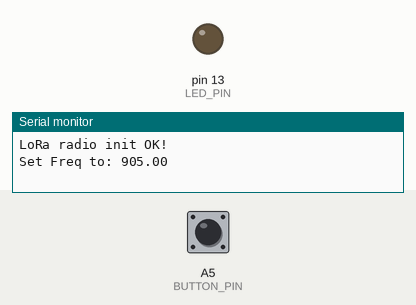
A sketch run on a simulated Arduino Nano, built with avr-gcc and run on an emulated ATmega328P. On the bench: output pins drawn as LEDs (lit = HIGH), the last lines printed to the serial monitor. Inputs (shaded band) come from the test bench; at power-on: A5 (BUTTON_PIN) LOW. No radio packets arrive unless stated; pins used as bus, display or sensor lines are not drawn.

Above: at 1.2 s.
1.3 s: A5 (BUTTON_PIN) pulled HIGH for 0.15 s
At 1.56 s:
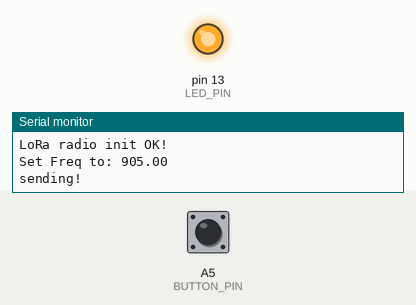
3.1 s: A5 (BUTTON_PIN) pulled HIGH for 3.2 s
At 6.8 s:
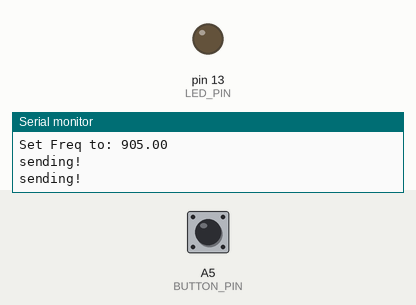
Timing chart, 0 to 8.3 s (numbered marks = the images above; inputs shaded):
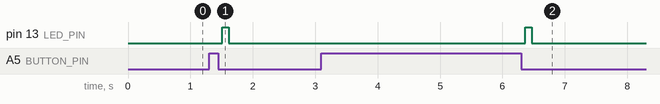

The sketch:

bounce_button_m0_send.ino
```cpp
/*
 DESCRIPTION
 ====================
 This is an example of the Bounce2::Button class.
 When the user presses a physical button, it toggles a LED on or off.
 The Button class matches an electrical state to a physical action.
 Use .setPressedState(LOW or HIGH) to set the detection state for when the button is pressed.


 INSCRUCTIONS
 ====================

 Set BUTTON_PIN to the pin attached to the button.
 Set LED_PIN to the pin attached to a LED.

 */

 // WE WILL attach() THE BUTTON TO THE FOLLOWING PIN IN setup()
#define BUTTON_PIN A5

// DEFINE THE PIN FOR THE LED :
// 1) SOME BOARDS HAVE A DEFAULT LED (LED_BUILTIN)
//#define LED_PIN LED_BUILTIN
// 2) OTHERWISE SET YOUR OWN PIN
#define LED_PIN 13

// Include the Bounce2 library found here :
// https://github.com/thomasfredericks/Bounce2
#include <Bounce2.h>

// INSTANTIATE A Button OBJECT FROM THE Bounce2 NAMESPACE
Bounce2::Button button = Bounce2::Button();

// SET A VARIABLE TO STORE THE LED STATE
int ledState = LOW;


#include <SPI.h>
#include <RH_RF95.h> //https://cdn-learn.adafruit.com/assets/assets/000/035/106/original/RadioHead-1.62.zip?1472068723


typedef struct {
  float         press; //pressure
  float         temp;   //temperature maybe?
  int           nodeID;
} Payload;
Payload theData;


// for feather m0
#define RFM95_CS 8
#define RFM95_RST 4
#define RFM95_INT 3


#define VBATPIN A7

// Change to 434.0 or other frequency, must match RX's freq!
#define RF95_FREQ 905.0

// Singleton instance of the radio driver
RH_RF95 rf95(RFM95_CS, RFM95_INT);


void setup() {

  // BUTTON SETUP

  // SELECT ONE OF THE FOLLOWING :
  // 1) IF YOUR BUTTON HAS AN INTERNAL PULL-UP
  // button.attach( BUTTON_PIN ,  INPUT_PULLUP ); // USE INTERNAL PULL-UP
  // 2) IF YOUR BUTTON USES AN EXTERNAL PULL-UP
  button.attach( BUTTON_PIN, INPUT ); // USE EXTERNAL PULL-UP

  // DEBOUNCE INTERVAL IN MILLISECONDS
  button.interval(5);

  // INDICATE THAT THE LOW STATE CORRESPONDS TO PHYSICALLY PRESSING THE BUTTON
  button.setPressedState(LOW);

  // LED SETUP
  pinMode(LED_PIN,OUTPUT);
  digitalWrite(LED_PIN,LOW);

  pinMode(RFM95_RST, OUTPUT);
  digitalWrite(RFM95_RST, HIGH);

  Serial.begin(115200);

// manual reset
  digitalWrite(RFM95_RST, LOW);
  delay(10);
  digitalWrite(RFM95_RST, HIGH);
  delay(10);

  while (!rf95.init()) {
    Serial.println("LoRa radio init failed");
    Serial.println("Uncomment '#define SERIAL_DEBUG' in RH_RF95.cpp for detailed debug info");
    while (1);
  }
  Serial.println("LoRa radio init OK!");

  // Defaults after init are 434.0MHz, modulation GFSK_Rb250Fd250, +13dbM
  if (!rf95.setFrequency(RF95_FREQ)) {
    Serial.println("setFrequency failed");
    while (1);
  }
  Serial.print("Set Freq to: "); Serial.println(RF95_FREQ);

  // Defaults after init are 434.0MHz, 13dBm, Bw = 125 kHz, Cr = 4/5, Sf = 128chips/symbol, CRC on

  // The default transmitter power is 13dBm, using PA_BOOST.
  // If you are using RFM95/96/97/98 modules which uses the PA_BOOST transmitter pin, then
  // you can set transmitter powers from 5 to 23 dBm:
  rf95.setTxPower(23, false);
    rf95.sleep();

}

void loop() {
  // UPDATE THE BUTTON
  // YOU MUST CALL THIS EVERY LOOP
  button.update();

  // <Button>.pressed() RETURNS true IF THE STATE CHANGED
  // AND THE CURRENT STATE MATCHES <Button>.setPressedState(<HIGH or LOW>);
  // WHICH IS LOW IN THIS EXAMPLE AS SET WITH button.setPressedState(LOW); IN setup()
  if ( button.pressed() ) {

    // TOGGLE THE LED STATE :
    //ledState = !ledState; // SET ledState TO THE OPPOSITE OF ledState
    //digitalWrite(LED_PIN,ledState); // WRITE THE NEW ledState

    float t = 10.0;
    float p = 20.0;
    theData.temp = 10.;
    theData.press = 10.;
    theData.nodeID = 99;
  //rf95.send((uint8_t *)radiopacket, 20);
  //rf95.send((const void*)(&theData), sizeof(theData))
  rf95.send((uint8_t *)&theData, sizeof(theData));
  Serial.println("sending!");
  rf95.waitPacketSent();
  digitalWrite(LED_PIN, HIGH);  // turn the LED on (HIGH is the voltage level)
  delay(100);                      // wait for a second
  digitalWrite(LED_PIN, LOW);   // turn the LED off by making the voltage LOW
  delay(100);

  }
}
```

Measured:
- after the input at 1.3 s, pin 13 (LED_PIN): LOW → HIGH after 0.21 s, → LOW 0.10 s later
- after the input at 3.1 s, pin 13 (LED_PIN): LOW → HIGH after 3.3 s, → LOW 0.10 s later
